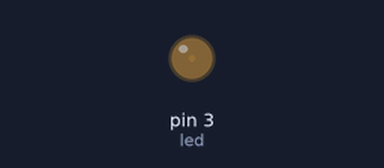
A sketch run on a simulated Arduino Uno, built with avr-gcc and run on an emulated ATmega328P. On the bench: output pins drawn as LEDs (lit = HIGH).

Above: at 0.05 s.
At 0.95 s:
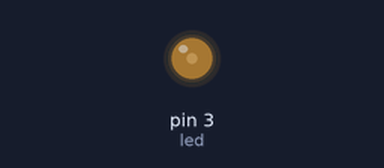
At 1.9 s:
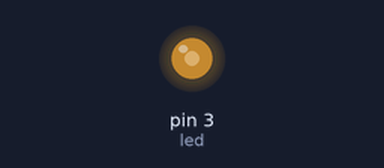
At 3.8 s:
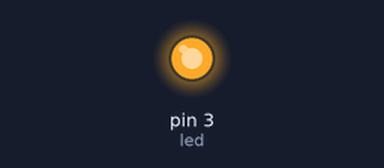
Timing chart, 0 to 8.8 s (numbered marks = the images above):
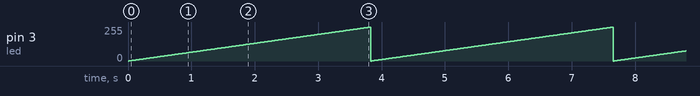

Measured:
- by itself, pin 3 (led): ramps from 0/255 to 254/255 and jumps back, once every 3.8 s

The sketch:

sketch_sep17b.ino
```cpp
#define led 3
#define minimo 0
#define maximo 255
#define tmp 15
void setup() {

}

void loop() {
  for(int i=minimo; i<maximo; i++){
      analogWrite(led,i);
      delay(tmp);
    }
  for(int i=maximo; i<minimo; i--){
      analogWrite(led,i);
      delay(tmp);
    }
}
```
